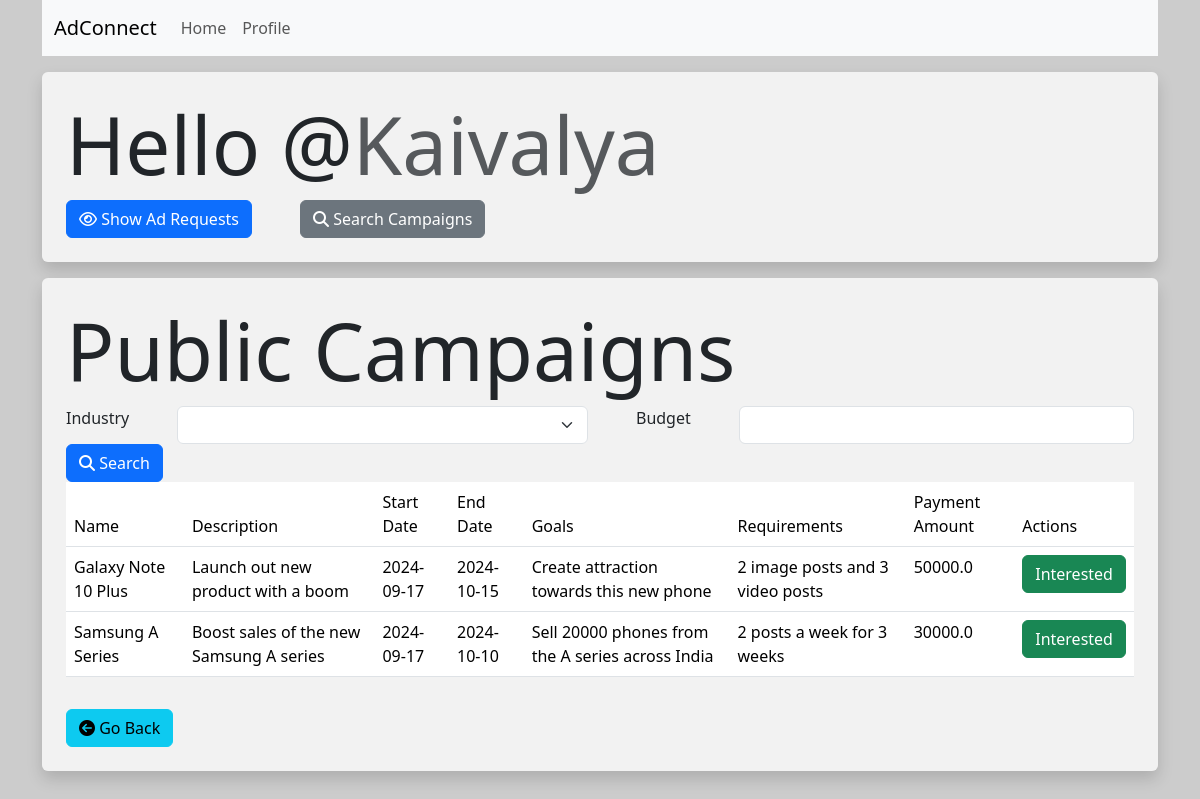
Page /influencer/2/search_campaigns (signed in) on the committed database.
### models.py (models this page shows)
class Influencer(db.Model):
    __tablename__ = 'influencers'
    id = db.Column(db.Integer, primary_key=True)
    username = db.Column(db.String(128),unique=True,nullable=False)
    passhash = db.Column(db.String(256),nullable=False)
    name = db.Column(db.String(64),nullable=True)
    category = db.Column(db.String(128),nullable=False)
    niche = db.Column(db.String(128),nullable=False)
    reach = db.Column(db.Integer)
    ad_requests = db.relationship('AdRequest', back_populates='influencer')

class Campaign(db.Model):
    __tablename__ = 'campaigns'
    id = db.Column(db.Integer, primary_key=True)
    name = db.Column(db.String(256), nullable=False)
    description = db.Column(db.Text)
    start_date = db.Column(db.Date)
    end_date = db.Column(db.Date)
    budget = db.Column(db.Float)
    visibility = db.Column(db.String(64))  # Could be 'public' or 'private'
    goals = db.Column(db.Text)
    payment_amount = db.Column(db.Float, nullable=False)
    requirements = db.Column(db.String, nullable=False)
    sponsor_id = db.Column(db.Integer, db.ForeignKey('sponsors.id'))
    sponsor = db.relationship('Sponsor', back_populates='campaigns')
    ad_requests = db.relationship('AdRequest', back_populates='campaign')

### routes.py (the view)
@app.route('/influencer/<int:influencer_id>/search_campaigns')
@influencer_required
def search_campaigns(influencer_id):
    influencer = Influencer.query.filter_by(id=influencer_id).first()
    industries = [sponsor.industry for sponsor in Sponsor.query.distinct(Sponsor.industry).all()]
    campaigns = Campaign.query.filter_by(visibility = "public" ).all()
    return render_template("/influencer/search_campaigns.html", campaigns = campaigns, influencer = influencer, industries=industries)

### routes.py (called while the page is built)
def influencer_required(inner_func):
    @wraps(inner_func)
    def decorated_func(*args, **kwargs):
        if session.get("id"):
            if session.get("user_type") == "influencer":
                if session['is_flagged'] == True:
                    flash("Error : Your account has been flagged. Please contact our support team at support@adconnect.in ")
                    return redirect(url_for('login'))
                else:
                    return inner_func(*args, **kwargs)
            else:
                flash("Error : You are not authorized to access this page")
                return redirect(url_for('index'))
        else:
            flash("Error : Please log in to continue")
            return redirect(url_for('login'))
    return decorated_func

### templates/influencer/search_campaigns.html (shortened to what this page needs)
{% extends 'layout.html' %}
{% block content %}
    <div class="p-4 bg-white bg-opacity-75 rounded shadow mt-3">
        <h1 class="display-1">Hello @<span class="text-muted">{{  influencer.username  }}</span></h1>
        <div class="d-flex gap-5">
            <a href="{{ url_for('show_ad_requests', influencer_id = influencer.id) }}" class="btn btn-primary"><i class="fa-regular fa-eye"></i> Show Ad Requests</a>
            <button type="submit" class="btn btn-secondary"><i class="fa-solid fa-magnifying-glass"></i> Search Campaigns</button>
        </div>
    </div>
    <div class="p-4 bg-white bg-opacity-75 rounded shadow mt-3">
        <h1 class="display-1">Public Campaigns</h1>
        <form action="{{url_for('search_campaigns_post', influencer_id=influencer.id)}}" method="post">
            <div class="d-flex gap-5">
                <label for="industry">Industry</label>
                <select name="industry" class="form-select">
                    <option value=""></option>
                    {% for industry in industries %}
                        <option value="{{industry}}">{{industry}}</option>
                    {% endfor%}
                </select>
                <label for="budget">Budget</label>
                <input type="number" name="budget" class="form-control" min="0">
            </div>
            <button type="submit" class="btn btn-primary"><i class="fa-solid fa-magnifying-glass"></i> Search</button>
        </form>
        <table class="table table-hover">
            <thead>
                <tr>
                    <td>Name</td>
                    <td>Description</td>
                    <td>Start Date</td>
                    <td>End Date</td>
                    <td>Goals</td>
                    <td>Requirements</td>
                    <td>Payment Amount</td>
                    <td>Actions</td>
                </tr>
            </thead>
            <tbody>
                {% for campaign in campaigns %}
                    <tr>
                        <td>{{campaign.name}}</td>
                        <td>{{campaign.description}}</td>
                        <td>{{campaign.start_date}}</td>
                        <td>{{campaign.end_date}}</td>
                        <td>{{campaign.goals}}</td>
                        <td>{{campaign.requirements}}</td>
                        <td>{{campaign.payment_amount}}</td>
                        <td>
                           <form action="{{url_for('interested_campaign',campaign_id = campaign.id, sponsor_id = campaign.sponsor_id, influencer_id = influencer.id)}}" class="form" method="post">
                                <button type="submit" class="btn btn-success"> Interested </button>
                           </form>
                        </td>
                    </tr>
                {% endfor %}
            </tbody>
        </table>
        <div class="form-group p-2"></div>
            <a href="{{ url_for('influencer_home') }}" class="btn btn-info"><i class="fa fa-arrow-circle-left"></i> Go Back</a>
        </div>
    </div>
{% endblock %}

### templates/layout.html (style rules this page uses)
body { background-image: url('https://picsum.photos/1920/1080'); background-size: cover; background-repeat: no-repeat; background-attachment: fixed; }

### rows in the picture
Influencer: username "Kaivalya"
Campaign: name "Galaxy Note 10 Plus", description "Launch out new product with a boom", start_date "2024-09-17", end_date "2024-10-15", goals "Create attraction towards this new phone", requirements "2 image posts and 3 video posts", payment_amount "50000.0"
Campaign: name "Samsung A Series", description "Boost sales of the new Samsung A series", start_date "2024-09-17", end_date "2024-10-10", goals "Sell 20000 phones from the A series across India", requirements "2 posts a week for 3 weeks", payment_amount "30000.0"
